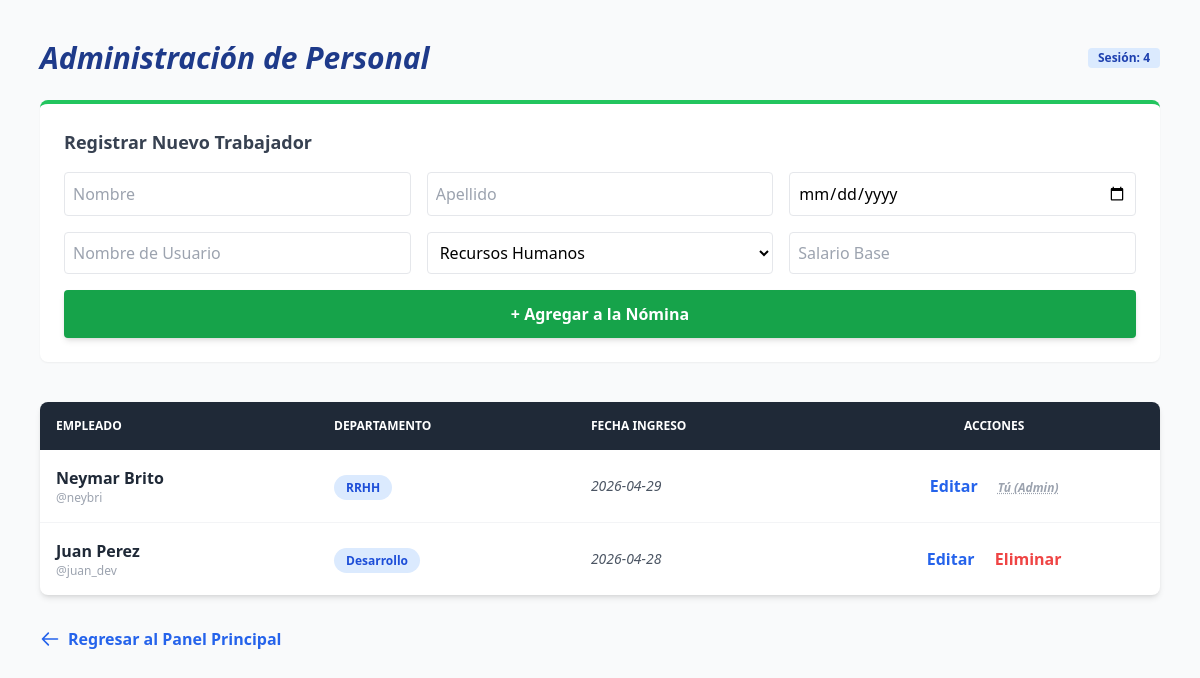
Page /gestion_empleados.php (signed in) on the committed database.
### tables this page shows
CREATE TABLE IF NOT EXISTS `empleados` (
  `id` int NOT NULL AUTO_INCREMENT,
  `nombre` varchar(50) NOT NULL,
  `apellido` varchar(50) NOT NULL,
  `fecha_ingreso` date NOT NULL,
  `username` varchar(50) NOT NULL,
  `password` varchar(255) NOT NULL,
  `id_departamento` int DEFAULT NULL,
  `salario_base` decimal(10,2) DEFAULT '0.00',
  `bonos` decimal(10,2) DEFAULT '0.00',
  `pago_festivos` decimal(10,2) DEFAULT '0.00',
  `pago_horas_extras` decimal(10,2) DEFAULT '0.00',
  PRIMARY KEY (`id`),
  UNIQUE KEY `username` (`username`),
  KEY `id_departamento` (`id_departamento`)
);

CREATE TABLE IF NOT EXISTS `departamentos` (
  `id` int NOT NULL AUTO_INCREMENT,
  `nombre` varchar(50) NOT NULL,
  PRIMARY KEY (`id`)
);

### gestion_empleados.php (the view, shortened to what this page needs)
<?php
require 'db.php';
$empleados = $pdo->query("SELECT e.*, d.nombre as depto FROM empleados e JOIN departamentos d ON e.id_departamento = d.id ORDER BY e.id DESC")->fetchAll();
?>
<!DOCTYPE html>
<html lang="es">
<head>
    <script src="https://cdn.tailwindcss.com"></script>
</head>
<body class="bg-gray-50 p-6 md:p-10">
    <div class="max-w-6xl mx-auto">
        <div class="flex justify-between items-center mb-6">
            <h1 class="text-3xl font-bold text-blue-900 italic">Administración de Personal</h1>
            <span class="bg-blue-100 text-blue-800 text-xs font-semibold px-2.5 py-0.5 rounded">Sesión: <?php echo $_SESSION['user_id']; ?></span>
        </div>
        <div class="bg-white p-6 rounded-lg shadow-sm mb-10 border-t-4 border-green-500">
            <h2 class="text-lg font-semibold mb-4 text-gray-700">Registrar Nuevo Trabajador</h2>
            <form method="POST" class="grid grid-cols-1 md:grid-cols-3 gap-4">
                <input type="text" name="nombre" placeholder="Nombre" class="border p-2 rounded focus:ring-2 focus:ring-green-400 outline-none" required>
                <input type="text" name="apellido" placeholder="Apellido" class="border p-2 rounded focus:ring-2 focus:ring-green-400 outline-none" required>
                <input type="date" name="fecha" class="border p-2 rounded focus:ring-2 focus:ring-green-400 outline-none" required>
                <input type="text" name="user" placeholder="Nombre de Usuario" class="border p-2 rounded focus:ring-2 focus:ring-green-400 outline-none" required>
                <select name="depto" class="border p-2 rounded bg-white focus:ring-2 focus:ring-green-400 outline-none">
                    <option value="6" selected>Recursos Humanos</option>
                </select>
                <input type="number" step="0.01" name="salario" placeholder="Salario Base" class="border p-2 rounded focus:ring-2 focus:ring-green-400 outline-none" required>
                <button type="submit" name="crear" class="bg-green-600 hover:bg-green-700 text-white p-3 rounded col-span-1 md:col-span-3 font-bold transition-all shadow-md">
                    + Agregar a la Nómina
                </button>
            </form>
        </div>
        <div class="bg-white rounded-lg shadow-md overflow-hidden">
            <table class="w-full text-left border-collapse">
                <thead class="bg-gray-800 text-white">
                    <tr>
                        <th class="p-4 uppercase text-xs font-bold">Empleado</th>
                        <th class="p-4 uppercase text-xs font-bold">Departamento</th>
                        <th class="p-4 uppercase text-xs font-bold">Fecha Ingreso</th>
                        <th class="p-4 uppercase text-xs font-bold text-center">Acciones</th>
                    </tr>
                </thead>
                <tbody class="divide-y divide-gray-100">
                    <?php foreach($empleados as $emp): ?>
                    <tr class="hover:bg-blue-50 transition-colors">
                        <td class="p-4">
                            <div class="font-bold text-gray-800"><?php echo $emp['nombre']." ".$emp['apellido']; ?></div>
                            <div class="text-xs text-gray-400">@<?php echo $emp['username']; ?></div>
                        </td>
                        <td class="p-4">
                            <span class="px-3 py-1 bg-blue-100 text-blue-700 rounded-full text-xs font-bold">
                                <?php echo $emp['depto']; ?>
                            </span>
                        </td>
                        <td class="p-4 text-gray-600 text-sm italic"><?php echo $emp['fecha_ingreso']; ?></td>
                        <td class="p-4 text-center">
                            <a href="editar_empleado.php?id=<?php echo $emp['id']; ?>" class="text-blue-600 hover:text-blue-800 font-bold mr-4 transition">Editar</a>
                            <?php if ($emp['id'] != $_SESSION['user_id']): ?>
                                <button onclick="openModal(<?php echo $emp['id']; ?>, '<?php echo $emp['nombre'].' '.$emp['apellido']; ?>')"
                                        class="text-red-500 hover:text-red-700 font-bold transition">
                                    Eliminar
                                </button>
                            <?php else: ?>
                                <span class="text-gray-400 text-xs italic font-semibold underline decoration-dotted">Tú (Admin)</span>
                            <?php endif; ?>
                        </td>
                    </tr>
                    <?php endforeach; ?>
                </tbody>
            </table>
        </div>
        <div class="mt-8">
            <a href="dashboard.php" class="inline-flex items-center text-blue-600 hover:text-blue-900 font-bold">
                <svg class="w-5 h-5 mr-2" fill="none" stroke="currentColor" viewBox="0 0 24 24"><path stroke-linecap="round" stroke-linejoin="round" stroke-width="2" d="M10 19l-7-7m0 0l7-7m-7 7h18"></path></svg>
                Regresar al Panel Principal
            </a>
        </div>
    </div>
</body>
</html>

### rows in the picture
empleados: nombre "Neymar", apellido "Brito", username "neybri", id_departamento.nombre "RRHH", fecha_ingreso "2026-04-29", shows "Tú (Admin)"
empleados: nombre "Juan", apellido "Perez", username "juan_dev", id_departamento.nombre "Desarrollo", fecha_ingreso "2026-04-28"

### other values in the picture
$_SESSION['user_id'] "4"
